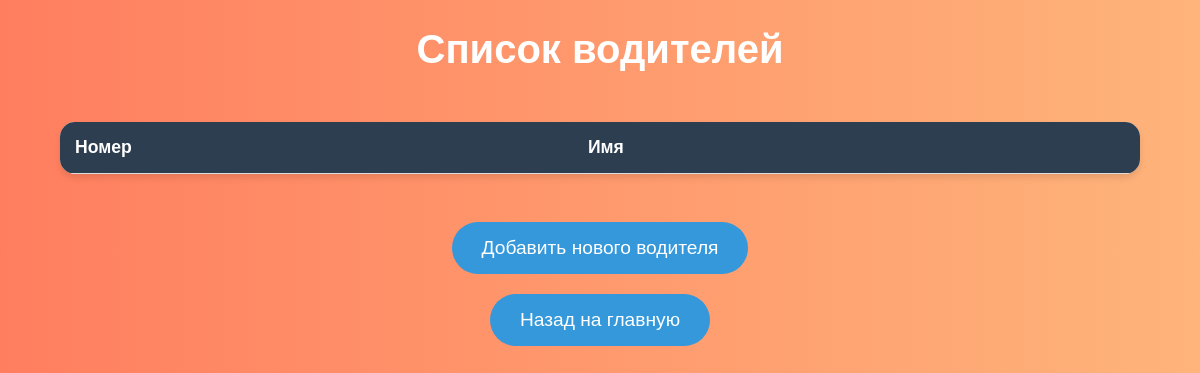
The page /drivers/ on the database as committed earlier.
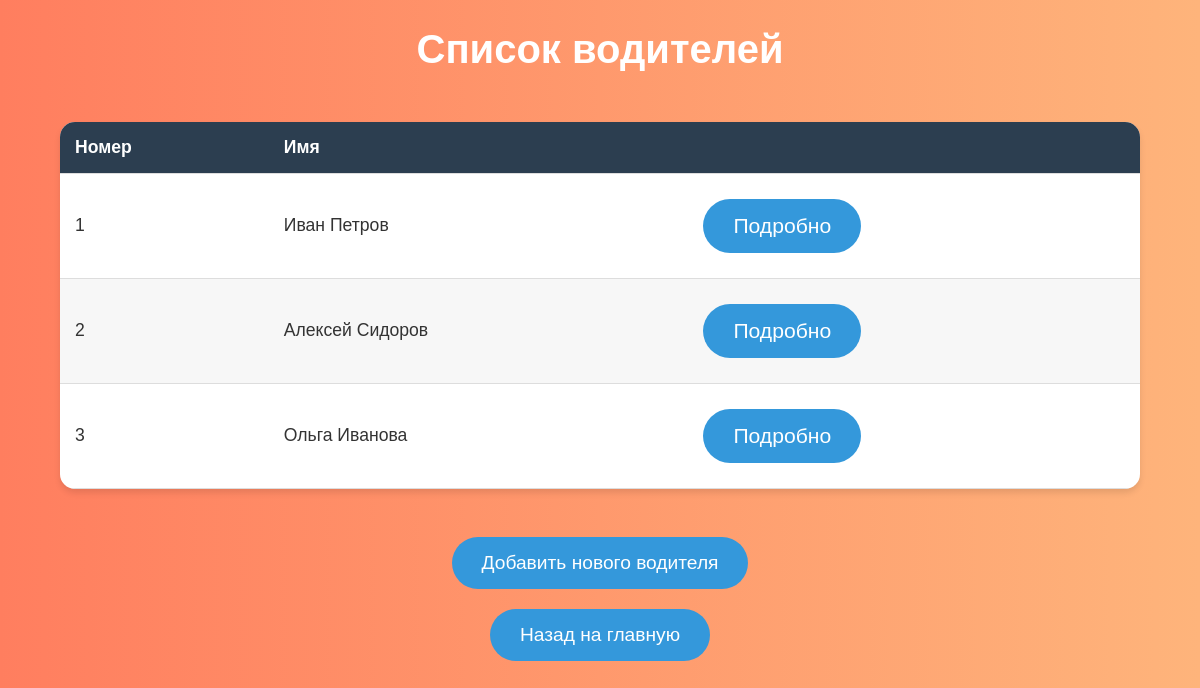
The same page on the database as committed later.
### lab7app/models.py (models this page shows)
class Driver(models.Model):
    driver_id = models.AutoField(primary_key=True)
    first_name = models.CharField(max_length=255)
    last_name = models.CharField(max_length=255)
    license_number = models.CharField(max_length=255, unique=True)
    birth_date = models.DateField()
    driving_experience = models.IntegerField()
    def __str__(self):
        return f"{self.first_name} {self.last_name}"

### lab7app/views.py (the view)
# urls.py: path('drivers/', views.drivers, name='drivers'),
def drivers(request):
    drivers = Driver.objects.all()
    return render(request, 'drivers.html', {'drivers': drivers})

### lab7app/templates/drivers.html (shortened to what this page needs)
{% load static %}
<!DOCTYPE html>
<html lang="ru">
<head>
    <link rel="stylesheet" href="{% static 'styles.css' %}">
</head>
<body class="drivers">
    <h1>Список водителей</h1>
    <table>
        <thead>
            <tr>
                <th>Номер</th>
                <th>Имя</th>
                <th></th>
            </tr>
        </thead>
        <tbody>
            {% for driver in drivers %}
            <tr>
                <td>{{ forloop.counter }}</td>
                <td>{{ driver }}</td>
                <td>
                    <a href="{% url 'driver_detail' driver.driver_id %}">
                        <button>Подробно</button>
                    </a>
                </td>
            </tr>
            {% endfor %}
        </tbody>
    </table>
    <br>
    <a href="{% url 'add_driver' %}">
        <button>Добавить нового водителя</button>
    </a>
    <a href="{% url 'home' %}">
        <button>Назад на главную</button>
    </a>
</body>
</html>

Rows that differ between the two databases and show on the page:
added Driver: first_name+last_name "Иван Петров"
added Driver: first_name+last_name "Алексей Сидоров"
added Driver: first_name+last_name "Ольга Иванова"
